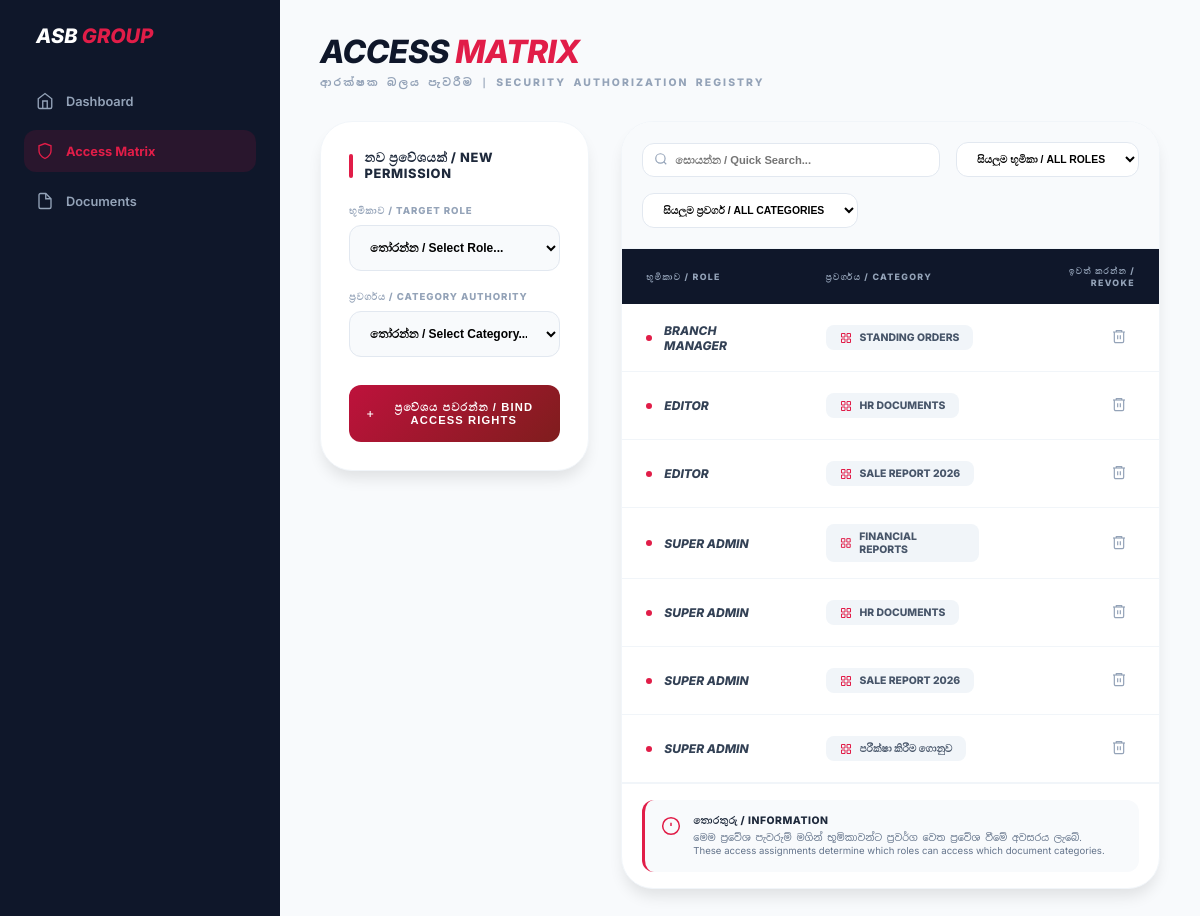
Page /assign_categories.php (signed in) on the committed database.
### tables this page shows
CREATE TABLE `role_category_access` (
  `role_id` int(11) NOT NULL,
  `category_id` int(11) NOT NULL
);

CREATE TABLE `roles` (
  `id` int(11) NOT NULL,
  `role_name` varchar(50) NOT NULL
);

CREATE TABLE `categories` (
  `id` int(11) NOT NULL,
  `category_name` varchar(100) NOT NULL,
  `description` text DEFAULT NULL
);

### assign_categories.php (the view, shortened to what this page needs)
<?php
$conn = new mysqli("localhost", "root", "", "asb_file_system");
$conn->set_charset("utf8mb4");
$permissions = $conn->query("SELECT rca.*, r.role_name, c.category_name,
                            (SELECT COUNT(*) FROM users WHERE role_id = r.id) as user_count
                            FROM role_category_access rca
                            JOIN roles r ON rca.role_id = r.id
                            JOIN categories c ON rca.category_id = c.id
                            ORDER BY r.role_name ASC");
?>
<!DOCTYPE html>
<html lang="en">
<head>
    <link rel="stylesheet" href="css/assign-styles.css">
</head>
<body>
    <div class="app-container">
        <aside class="sidebar">
            <div class="sidebar-header">
                <h1 class="sidebar-title">ASB <span class="accent-text">GROUP</span></h1>
            </div>
            <nav class="sidebar-nav">
                <a href="dashboard.php" class="nav-link">
                    <svg width="18" height="18" viewBox="0 0 24 24" fill="none" stroke="currentColor" stroke-width="1.8">
                        <path d="M3 9l9-7 9 7v11a2 2 0 0 1-2 2H5a2 2 0 0 1-2-2z"/>
                        <polyline points="9 22 9 12 15 12 15 22"/>
                    </svg>
                    <span>Dashboard</span>
                </a>
                <a href="assign_categories.php" class="nav-link active">
                    <svg width="18" height="18" viewBox="0 0 24 24" fill="none" stroke="currentColor" stroke-width="1.8">
                        <path d="M12 22s8-4 8-10V5l-8-3-8 3v7c0 6 8 10 8 10z"/>
                    </svg>
                    <span>Access Matrix</span>
                </a>
                <a href="document_mgmt.php" class="nav-link">
                    <svg width="18" height="18" viewBox="0 0 24 24" fill="none" stroke="currentColor" stroke-width="1.8">
                        <path d="M13 2H6a2 2 0 0 0-2 2v16a2 2 0 0 0 2 2h12a2 2 0 0 0 2-2V9z"/>
                        <polyline points="13 2 13 9 20 9"/>
                    </svg>
                    <span>Documents</span>
                </a>
            </nav>
        </aside>
        <main class="main-content">
            <header class="content-header">
                <div>
                    <h2 class="page-title">Access <span class="accent-text">Matrix</span></h2>
                    <p class="page-subtitle sinhala-text">ආරක්ෂක බලය පැවරීම | Security Authorization Registry</p>
                </div>
            </header>
            <div class="two-column-grid">
                <div class="form-card animate-fadeInLeft">
                    <div class="card-header">
                        <div class="header-indicator"></div>
                        <h3 class="card-title">නව ප්‍රවේශයක් / New Permission</h3>
                    </div>
                    <form method="POST" class="permission-form">
                        <div class="form-group">
                            <label class="form-label">භූමිකාව / Target Role</label>
                            <select name="role_id" required class="form-select">
                                <option value="">තෝරන්න / Select Role...</option>
                            </select>
                        </div>
                        <div class="form-group">
                            <label class="form-label">ප්‍රවර්ගය / Category Authority</label>
                            <select name="category_id" required class="form-select">
                                <option value="">තෝරන්න / Select Category...</option>
                            </select>
                        </div>
                        <button type="submit" name="grant_access" class="submit-btn">
                            <svg width="16" height="16" viewBox="0 0 24 24" fill="none" stroke="currentColor" stroke-width="2.5">
                                <path d="M12 5v14M5 12h14"/>
                            </svg>
                            ප්‍රවේශය පවරන්න / Bind Access Rights
                        </button>
                    </form>
                </div>
                <div class="table-card animate-fadeInRight">
                    <div class="filters-bar">
                        <div class="search-wrapper">
                            <div class="search-icon">
                                <svg width="14" height="14" viewBox="0 0 24 24" fill="none" stroke="currentColor" stroke-width="2">
                                    <circle cx="11" cy="11" r="8"/>
                                    <line x1="21" y1="21" x2="16.65" y2="16.65"/>
                                </svg>
                            </div>
                            <input type="text" id="matrixSearch" placeholder="සොයන්න / Quick Search..." class="search-input">
                        </div>
                        <div class="filter-group">
                            <select id="roleFilter" class="filter-select">
                                <option value="">සියලුම භූමිකා / All Roles</option>
                            </select>
                        </div>
                        <div class="filter-group">
                            <select id="catFilter" class="filter-select">
                                <option value="">සියලුම ප්‍රවර්ග / All Categories</option>
                            </select>
                        </div>
                    </div>
                    <div class="table-container">
                        <table class="data-table" id="matrixTable">
                            <thead>
                                <tr>
                                    <th>භූමිකාව / Role</th>
                                    <th>ප්‍රවර්ගය / Category</th>
                                    <th class="text-right">ඉවත් කරන්න / Revoke</th>
                                </tr>
                            </thead>
                            <tbody>
                                <?php if($permissions && $permissions->num_rows > 0): ?>
                                    <?php while($row = $permissions->fetch_assoc()): ?>
                                    <tr class="table-row">
                                        <td>
                                            <div class="role-cell">
                                                <div class="role-indicator"></div>
                                                <span class="role-name"><?php echo htmlspecialchars($row['role_name']); ?></span>
                                            </div>
                                        </td>
                                        <td>
                                            <span class="category-badge">
                                                <svg width="12" height="12" viewBox="0 0 24 24" fill="none" stroke="currentColor" stroke-width="2">
                                                    <path d="M3 3h7v7H3zM14 3h7v7h-7zM14 14h7v7h-7zM3 14h7v7H3z"/>
                                                </svg>
                                                <?php echo htmlspecialchars($row['category_name']); ?>
                                            </span>
                                        </td>
                                        <td class="text-right">
                                            <button onclick="confirmRevoke(<?php echo $row['role_id']; ?>, <?php echo $row['category_id']; ?>, '<?php echo addslashes($row['role_name']); ?>', '<?php echo addslashes($row['category_name']); ?>')"
                                                    class="revoke-btn" title="Revoke Access">
                                                <svg width="16" height="16" viewBox="0 0 24 24" fill="none" stroke="currentColor" stroke-width="1.8">
                                                    <polyline points="3 6 5 6 21 6"/>
                                                    <path d="M8 6V4h8v2"/>
                                                    <path d="M19 6v14a2 2 0 0 1-2 2H7a2 2 0 0 1-2-2V6"/>
                                                    <line x1="10" y1="11" x2="10" y2="17"/>
                                                    <line x1="14" y1="11" x2="14" y2="17"/>
                                                </svg>
                                            </button>
                                        </td>
                                    </tr>
                                    <?php endwhile; ?>
                                <?php endif; ?>
                            </tbody>
                        </table>
                    </div>
                    <div class="info-section">
                        <div class="info-card">
                            <svg width="20" height="20" viewBox="0 0 24 24" fill="none" stroke="currentColor" stroke-width="1.8">
                                <circle cx="12" cy="12" r="10"/>
                                <line x1="12" y1="8" x2="12" y2="12"/>
                                <line x1="12" y1="16" x2="12.01" y2="16"/>
                            </svg>
                            <div>
                                <strong>තොරතුරු / Information</strong>
                                <p class="sinhala-text">මෙම ප්‍රවේශ පැවරුම් මගින් භූමිකාවන්ට ප්‍රවර්ග වෙත ප්‍රවේශ වීමේ අවසරය ලැබේ.</p>
                                <p>These access assignments determine which roles can access which document categories.</p>
                            </div>
                        </div>
                    </div>
                </div>
            </div>
        </main>
    </div>
</body>
</html>

### rows in the picture
role_category_access: role.role_name "BRANCH MANAGER", category.category_name "STANDING ORDERS"
role_category_access: role.role_name "EDITOR", category.category_name "HR DOCUMENTS"
role_category_access: role.role_name "EDITOR", category.category_name "SALE REPORT 2026"
role_category_access: role.role_name "SUPER ADMIN", category.category_name "FINANCIAL REPORTS"
role_category_access: role.role_name "SUPER ADMIN", category.category_name "HR DOCUMENTS"
role_category_access: role.role_name "SUPER ADMIN", category.category_name "SALE REPORT 2026"
role_category_access: role.role_name "SUPER ADMIN", category.category_name "පරීක්ෂා කිරීම ගොනුව"
